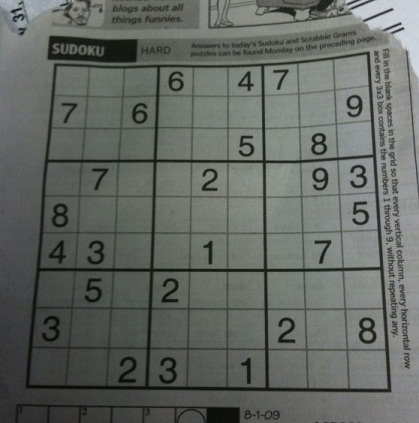
#> input picture ImageProcesscing/ImageGradient/dave.jpg, 419 x 423 px
$ python ImageGradients.py   (older library calls are emulated)
#> lines starting #> are read from the running program, lines starting #| are printed output that depends on the picture
import cv2
import numpy as np
import matplotlib.pyplot as plt

img = cv2.imread('dave.jpg')
#> img is the input picture: shape (423, 419, 3); mean B, G, R 98.9, 103.6, 99.4

laplacian = cv2.Laplacian(img, cv2.CV_64F, ksize=5)
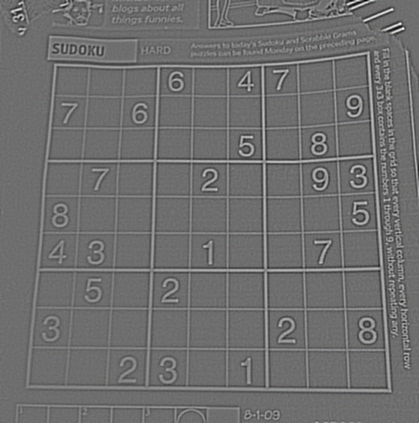
#> laplacian: shape (423, 419, 3) float64; mean B, G, R 0.1, 0.1, 0.1; drawn with min black and max white
sobelx = cv2.Sobel(img,cv2.CV_64F,1,0, ksize=5)
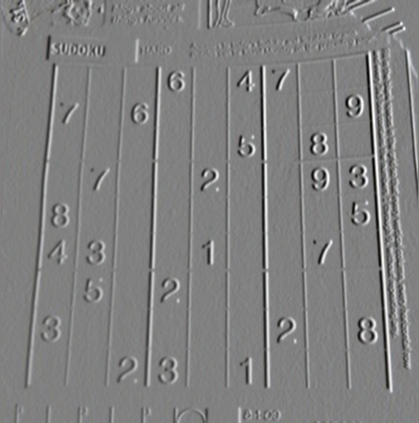
#> sobelx: shape (423, 419, 3) float64; mean B, G, R 21.2, 21.2, 21.4; drawn with min black and max white
sobely = cv2.Sobel(img,cv2.CV_64F,0,1, ksize=5)
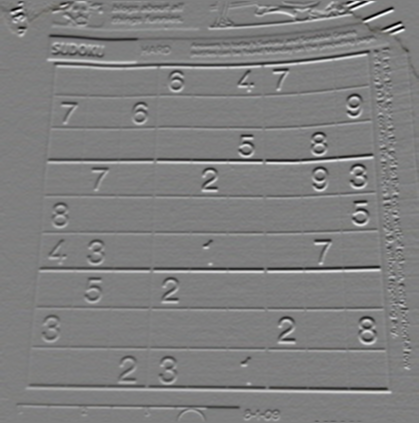
#> sobely: shape (423, 419, 3) float64; mean B, G, R -16.8, -16.8, -15.6; drawn with min black and max white
sobel = cv2.Sobel(img,cv2.CV_64F,1,1, ksize=5)
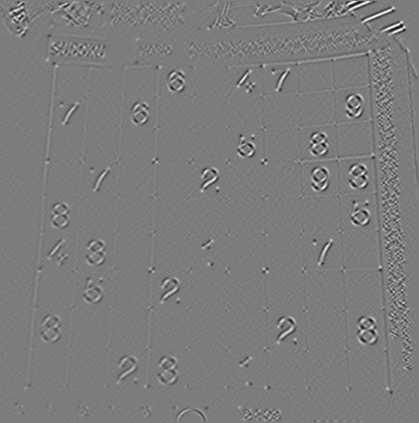
#> sobel: shape (423, 419, 3) float64; mean B, G, R 0, 0, 0; drawn with min black and max white

plt.subplot(2,3,1),plt.imshow(img,cmap = 'gray')
plt.title('Original'), plt.xticks([]), plt.yticks([])
plt.subplot(2,3,2),plt.imshow(laplacian,cmap = 'gray')
plt.title('Laplacian'), plt.xticks([]), plt.yticks([])
plt.subplot(2,3,3),plt.imshow(sobelx,cmap = 'gray')
plt.title('Sobel X'), plt.xticks([]), plt.yticks([])
plt.subplot(2,3,4),plt.imshow(sobely,cmap = 'gray')
plt.title('Sobel Y'), plt.xticks([]), plt.yticks([])
plt.subplot(2,3,5),plt.imshow(sobel,cmap = 'gray')
plt.title('Sobel'), plt.xticks([]), plt.yticks([])
plt.show()
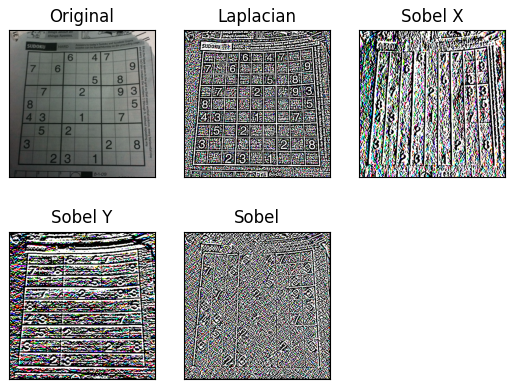
#> figure drawn by matplotlib, 5 panels; B, G, R data is drawn as R, G, B
